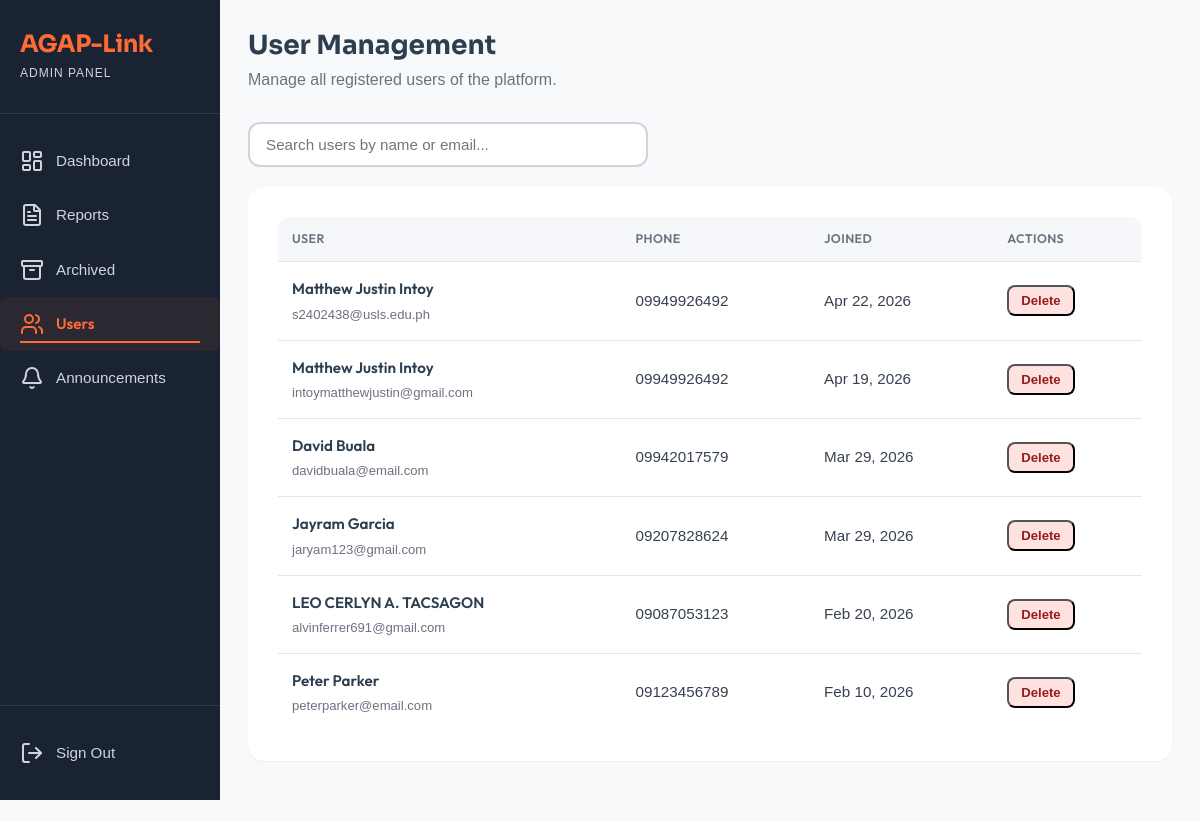
Before: /view/admin_module/admin_users.php (signed in) with the older database file.
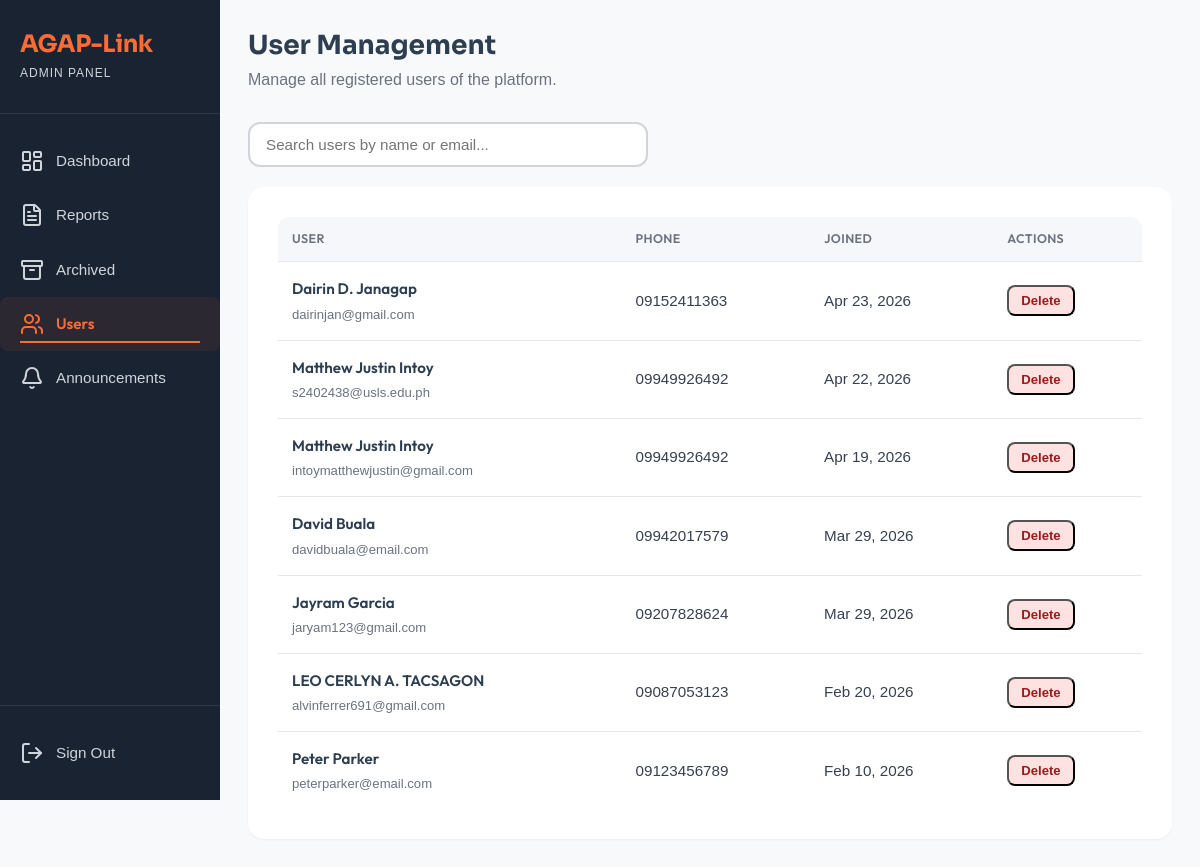
After: the same page with the newer database file.
### tables this page shows
CREATE TABLE `users` (
  `user_id` int(11) NOT NULL,
  `first_name` varchar(100) NOT NULL,
  `middle_initial` varchar(5) DEFAULT NULL,
  `last_name` varchar(100) NOT NULL,
  `email` varchar(255) NOT NULL,
  `phone_number` varchar(20) NOT NULL,
  `password_hash` varchar(255) NOT NULL,
  `created_at` datetime NOT NULL DEFAULT current_timestamp(),
  `last_login` datetime DEFAULT NULL
);

### model/User.php (called while the page is built, shortened)
<?php
require_once __DIR__ . '/../config/agaplinkdb.php';
class User
{
    private $conn;
    public function __construct()
    {
        global $conn;
        $this->conn = $conn;
    }
    public function list_users()
    {
        $sql = "SELECT user_id, first_name, middle_initial, last_name,
                       CONCAT(first_name, ' ', IFNULL(CONCAT(middle_initial, '. '), ''), last_name) AS full_name,
                       email, phone_number, created_at
                FROM users ORDER BY created_at DESC";
        $q = $this->conn->query($sql) or die("failed!");
        $data = [];
        while ($r = $q->fetch(PDO::FETCH_ASSOC)) {
            $data[] = $r;
        }
        return empty($data) ? false : $data;
    }
}

### view/admin_module/admin_users.php (the view, shortened to what this page needs)
<?php
require_once MODEL_PATH . 'User.php';
$userObj = new User();
$users   = $userObj->list_users();
?>
<!DOCTYPE html>
<html lang="en">
<head>
    <link rel="stylesheet" href="<?= ASSET_URL ?>/css/admin_module/admin_module.css">
</head>
<body>
    <div class="dashboard-container">
        <?php require_once __DIR__ . '/../partials/admin_sidebar.php'; ?>
        <main class="main-content page-transition">
            <header class="content-header">
                <div class="welcome-section">
                    <h1 class="welcome-title">User Management</h1>
                    <p class="welcome-subtitle">Manage all registered users of the platform.</p>
                </div>
            </header>
            <div class="users-search">
                <input type="text" id="userSearchInput" placeholder="Search users by name or email..." oninput="filterUsers()">
            </div>
            <section class="users-section">
                <div class="table-wrapper">
                    <table class="users-table" id="usersTable">
                        <thead>
                            <tr>
                                <th>User</th>
                                <th>Phone</th>
                                <th>Joined</th>
                                <th>Actions</th>
                            </tr>
                        </thead>
                        <tbody>
                            <?php if ($users): ?>
                                <?php foreach ($users as $user): ?>
                                    <tr class="user-row">
                                        <td>
                                            <div class="user-info">
                                                <span class="user-fullname"><?= htmlspecialchars($user['full_name']) ?></span>
                                                <span class="user-email"><?= htmlspecialchars($user['email']) ?></span>
                                            </div>
                                        </td>
                                        <td><?= htmlspecialchars($user['phone_number'] ?? '—') ?></td>
                                        <td><?= date('M d, Y', strtotime($user['created_at'])) ?></td>
                                        <td>
                                            <div class="user-actions">
                                                <button
                                                    class="action-delete"
                                                    onclick="openDeleteModal(<?= $user['user_id'] ?>, '<?= htmlspecialchars(addslashes($user['full_name'])) ?>')">
                                                    Delete
                                                </button>
                                            </div>
                                        </td>
                                    </tr>
                                <?php endforeach; ?>
                            <?php endif; ?>
                        </tbody>
                    </table>
                </div>
            </section>
        </main>
    </div>
</body>
</html>

Changed rows visible on the page:
added users: full_name "Dairin D. Janagap", email "dairinjan@gmail.com", phone_number "09152411363", created_at "Apr 23, 2026"
